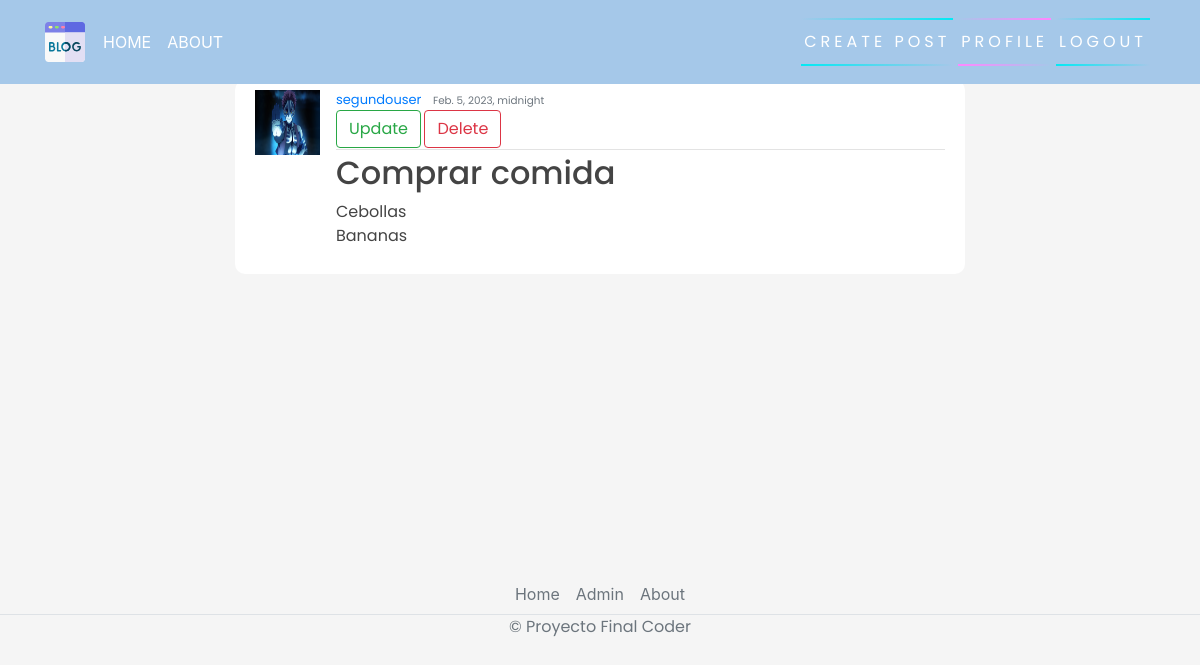
/post/3/ (signed in), run on the app's committed database.
### blog/models.py (models this page shows, shortened)
class Post(models.Model):
    title = models.CharField(max_length=200)
    content = models.TextField()
    date_posted = models.DateTimeField(default=timezone.now)
    author = models.ForeignKey(User, on_delete=models.CASCADE)

### users/models.py (models this page shows, shortened)
class Profile(models.Model):
    user = models.OneToOneField(User, on_delete=models.CASCADE)
    image = models.ImageField(default='default.jpg', upload_to='profile_pics')

### blog/views.py (the view)
# urls.py: path('post/<int:pk>/', PostDetailView.as_view(), name="blog-detail"),
class PostDetailView(LoginRequiredMixin, DetailView):
    model = Post

### blog/templates/blog/post_detail.html
{% extends 'blog/base.html' %}
{% block content %}
        <article class="media content-section">
            <img class="rounded-cirlce article-img" src="{{ object.author.profile.image.url }}" alt="">
            <div class="media-body">
              <div class="article-metadata">
                <a class="mr-2" href="#">{{ object.author }}</a>
                <small class="text-muted">{{ object.date_posted }}</small> <br>
                  {% if object.author == user %}
                    <div>
                        <a class="btn btn-outline-success" href="{% url 'blog-update' object.id %}">Update</a>
                        <a class="btn btn-outline-danger" href="{% url 'blog-delete' object.id %}">Delete</a>
                    </div>
                  {% endif %}
              </div>
              <h2><a class="article-title" href="#">{{ object.title }}</a></h2>
              <p class="article-content">{{ object.content }}</p>
            </div>
            <br>
          </article>
{% endblock content %}

### blog/static/blog/main.css (style rules this page uses)
body { background-color: rgb(56, 56, 56); margin-top: 5rem; background-size: contain; background-repeat: no-repeat; }
h1, h2, h3, h4, h5, h6, p { color: #444444; font-family: 'Poppins', sans-serif; }
.content-section { background: #ffffff; padding: 10px 20px; border-radius: 10px; margin-bottom: 20px; }
.article-title { color: #444444; }
.article-content { white-space: pre-line; }
.article-img { height: 65px; width: 65px; margin-right: 16px; }
.article-metadata { font-family: 'Poppins', sans-serif; padding-bottom: 1px; margin-bottom: 4px; font-size: 13px; border-bottom: 1px solid #e3e3e3 }

### data on the page
Post: author.profile.image (picture), author "segundouser", date_posted "Feb. 5, 2023, midnight", title "Comprar comida", content "Cebollas Bananas"
